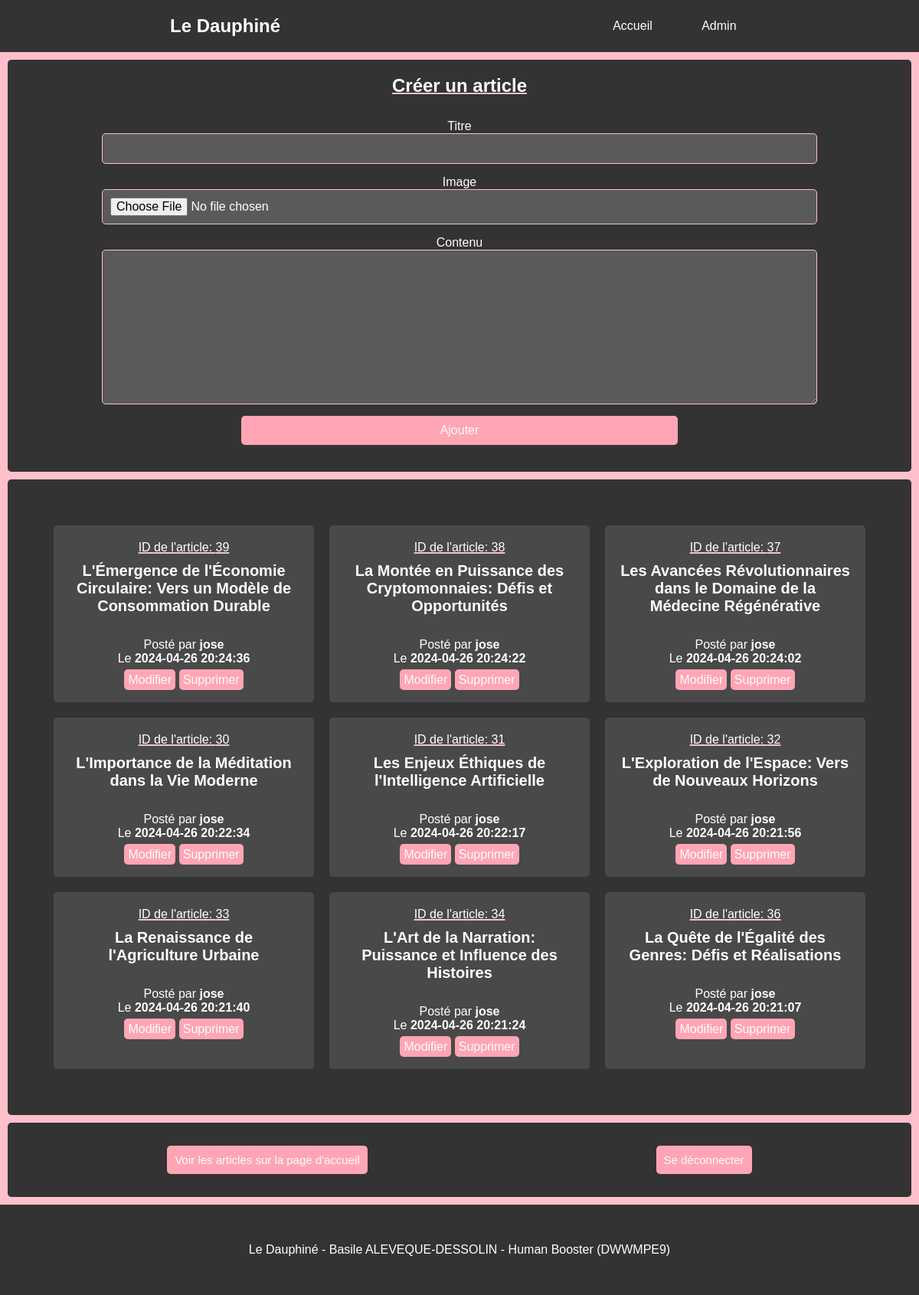
Screenshot of /admin/index.php (signed in) with the database file from the repository.
### tables this page shows
CREATE TABLE IF NOT EXISTS `annonce` (
  `id` int NOT NULL AUTO_INCREMENT,
  `imageUrl` varchar(250) DEFAULT NULL,
  `contenu` text NOT NULL,
  `titre` varchar(250) NOT NULL,
  `auteur` varchar(250) NOT NULL,
  `datePublication` datetime NOT NULL,
  PRIMARY KEY (`id`),
  UNIQUE KEY `annonce_id_uindex` (`id`)
);

### utils/databaseManager.php (called while the page is built, shortened)
<?php
    function getAllArticles(PDO $pdo) {
        $query = $pdo->prepare("SELECT * FROM annonce ORDER BY datePublication DESC");
        $query->execute();
        return $query->fetchAll();
    }
?>

### admin/index.php (the view, shortened to what this page needs)
<?php
    include_once("../utils/databaseManager.php");
    $pdo = connectDB();
    include_once("../block/header.php");
?>
<section class="add_container_form">
    <h2>Créer un article</h2>
    <form action="addArticle.php" method="POST" enctype="multipart/form-data">
        <label for="title">Titre</label>
        <input type="text" name="title" id="title">
        <label for="image">Image</label>
        <input type="file" name="image" id="image">
        <label for="content">Contenu</label>
        <textarea name="content" id="content" cols="30" rows="10"></textarea>
        <input class="form-btn" type="submit" value="Ajouter">
    </form>
</section>
<section class="admin_articles">
    <?php
        $articles = getAllArticles($pdo);
        if (count($articles) === 0) {
    ?>
        <p class="no_articles">Pas d'article pour le moment.</p>
    <?php
        } else {
            foreach($articles as $article) {
    ?>
        <article>
            <p class="id">ID de l'article: <?php echo($article["id"]) ?></p>
            <h2 class="title"><?php echo($article["titre"]) ?></h2>
            <section class="infos">
                <p>Posté par <strong><?php echo($article["auteur"]) ?></strong></p>
                <p>Le <strong><?php echo($article["datePublication"]) ?></strong></p>
            </section>
            <section class="buttons">
                <a href='http://localhost/BasileAlevequeDauphine/admin/updateArticle.php?id=<?php echo($article["id"]); ?>'>Modifier</a>
                <a href='http://localhost/BasileAlevequeDauphine/admin/deleteArticle.php?id=<?php echo($article["id"]); ?>'>Supprimer</a>
            </section>
        </article>
    <?php
            }
        }
    ?>
</section>
<section class="other_buttons">
    <a class="link_page_home" href="http://localhost/BasileAlevequeDauphine/index.php">Voir les articles sur la page d'accueil</a>
    <form action="../logout.php" method="POST">
        <input type="submit" name="logout" value="Se déconnecter">
    </form>
</section>
<?php
    include_once("../block/footer.php");
?>

### block/header.php (shortened to what this page needs)
<!DOCTYPE html>
<html lang="fr">
      <head>
            <link rel="stylesheet" href="./styles.css">
            <link rel="stylesheet" href="../styles.css">
      </head>
      <body>
            <nav>
                  <h1>Le Dauphiné</h1>
                  <section>
                        <a href="http://localhost/BasileAlevequeDauphine/index.php">Accueil</a>
                        <?php if (isset($_SESSION["username"])) { ?>
                              <a href="http://localhost/BasileAlevequeDauphine/admin/index.php">Admin</a>
                        <?php } ?>
                  </section>
            </nav>

### block/footer.php
        <footer>
            <p>Le Dauphiné - Basile ALEVEQUE-DESSOLIN - Human Booster (DWWMPE9)</p>
        </footer>
    </body>
</html>

### styles.css (style rules this page uses)
body { margin: 0; font-family: sans-serif; background-color: pink; }
h1, h2, h3, h4, h5, h6, p, a { margin: 0; }
nav { display: flex; align-items: center; justify-content: space-around; width: 97.8%; padding: 20px; background-color: #333; }
nav h1 { color: white; }
nav a { margin: 10px 20px; padding: 10px; color: white; text-decoration: none; border-radius: 5px; transition: background-color 0.3s ease; }
.add_container_form { margin: 10px; padding: 20px; background-color: #333; border-radius: 5px; }
.add_container_form h2 { text-align: center; margin-bottom: 30px; color: white; text-decoration: underline 2px pink; }
.add_container_form form { display: flex; flex-direction: column; align-items: center; justify-content: center; }
.add_container_form form label { color: white; }
.add_container_form form input, .add_container_form form textarea { width: 80%; margin-bottom: 15px; padding: 10px; color: white; border: 1px solid pink; background-color: #5a5a5a; border-radius: 5px; font-size: 16px; }
.add_container_form form .form-btn { width: 50%; padding: 10px; border: none; border-radius: 5px; background-color: rgb(255, 165, 180); color: white; font-size: 16px; cursor: pointer; transition: background-color 0.3s ease; }
.admin_articles { display: grid; grid-template-columns: 1fr 1fr 1fr; margin: 10px; padding: 50px; background-color: #333; border-radius: 5px; }
.admin_articles article { display: flex; flex-direction: column; margin: 10px; padding: 20px; color: white; background-color: #494949; border-radius: 5px; }
.admin_articles article .id { text-align: center; text-decoration: underline 2px pink; margin-bottom: 10px; }
.admin_articles article .title { text-align: center; font-size: 20px; margin-bottom: 30px; }
.admin_articles article .infos { text-align: center; margin-bottom: 10px; }
.admin_articles article .buttons { text-align: center; }
.admin_articles article .buttons a { padding: 5px; text-decoration: none; color: white; background-color: rgb(255, 165, 180); border-radius: 5px; transition: background-color 0.3s ease; }
.other_buttons { display: flex; align-items: center; justify-content: space-around; margin: 10px; padding: 20px; background-color: #333; border-radius: 5px; }
.other_buttons a, .other_buttons form input { margin: 10px; padding: 10px; border: none; text-decoration: none; font-size: 15px; color: white; background-color: rgb(255, 165, 180); border-radius: 5px; cursor: pointer; transition: background-color 0.3s ease; }
footer { width: 100%; padding: 50px 0; display: flex; align-items: center; justify-content: center; color: white; background-color: #333; }

### rows the page displays
annonce: id "39", titre "L'Émergence de l'Économie Circulaire: Vers un Modèle de Consommation Durable", auteur "jose", datePublication "2024-04-26 20:24:36"
annonce: id "38", titre "La Montée en Puissance des Cryptomonnaies: Défis et Opportunités", auteur "jose", datePublication "2024-04-26 20:24:22"
annonce: id "37", titre "Les Avancées Révolutionnaires dans le Domaine de la Médecine Régénérative", auteur "jose", datePublication "2024-04-26 20:24:02"
annonce: id "30", titre "L'Importance de la Méditation dans la Vie Moderne", auteur "jose", datePublication "2024-04-26 20:22:34"
annonce: id "31", titre "Les Enjeux Éthiques de l'Intelligence Artificielle", auteur "jose", datePublication "2024-04-26 20:22:17"
annonce: id "32", titre "L'Exploration de l'Espace: Vers de Nouveaux Horizons", auteur "jose", datePublication "2024-04-26 20:21:56"
annonce: id "33", titre "La Renaissance de l'Agriculture Urbaine", auteur "jose", datePublication "2024-04-26 20:21:40"
annonce: id "34", titre "L'Art de la Narration: Puissance et Influence des Histoires", auteur "jose", datePublication "2024-04-26 20:21:24"
annonce: id "36", titre "La Quête de l'Égalité des Genres: Défis et Réalisations", auteur "jose", datePublication "2024-04-26 20:21:07"
